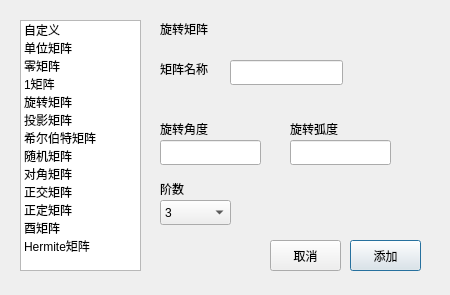
<?xml version="1.0" encoding="UTF-8"?>
<ui version="4.0">
 <class>AddMatrixDialog</class>
 <widget class="QDialog" name="AddMatrixDialog">
  <property name="geometry">
   <rect>
    <x>0</x>
    <y>0</y>
    <width>450</width>
    <height>295</height>
   </rect>
  </property>
  <property name="windowTitle">
   <string>AddMatrix</string>
  </property>
  <widget class="QListWidget" name="listWidget">
   <property name="geometry">
    <rect>
     <x>20</x>
     <y>20</y>
     <width>121</width>
     <height>251</height>
    </rect>
   </property>
   <item>
    <property name="text">
     <string>自定义</string>
    </property>
   </item>
   <item>
    <property name="text">
     <string>单位矩阵</string>
    </property>
   </item>
   <item>
    <property name="text">
     <string>零矩阵</string>
    </property>
   </item>
   <item>
    <property name="text">
     <string>1矩阵</string>
    </property>
   </item>
   <item>
    <property name="text">
     <string>旋转矩阵</string>
    </property>
   </item>
   <item>
    <property name="text">
     <string>投影矩阵</string>
    </property>
   </item>
   <item>
    <property name="text">
     <string>希尔伯特矩阵</string>
    </property>
   </item>
   <item>
    <property name="text">
     <string>随机矩阵</string>
    </property>
   </item>
   <item>
    <property name="text">
     <string>对角矩阵</string>
    </property>
   </item>
   <item>
    <property name="text">
     <string>正交矩阵</string>
    </property>
   </item>
   <item>
    <property name="text">
     <string>正定矩阵</string>
    </property>
   </item>
   <item>
    <property name="text">
     <string>酉矩阵</string>
    </property>
   </item>
   <item>
    <property name="text">
     <string>Hermite矩阵</string>
    </property>
   </item>
  </widget>
  <widget class="QStackedWidget" name="stackedWidget">
   <property name="geometry">
    <rect>
     <x>150</x>
     <y>20</y>
     <width>281</width>
     <height>251</height>
    </rect>
   </property>
   <property name="currentIndex">
    <number>1</number>
   </property>
   <widget class="QWidget" name="page">
    <widget class="QTextEdit" name="textEdit">
     <property name="geometry">
      <rect>
       <x>10</x>
       <y>20</y>
       <width>151</width>
       <height>141</height>
      </rect>
     </property>
    </widget>
   </widget>
   <widget class="QWidget" name="page_2">
    <widget class="QLabel" name="label">
     <property name="geometry">
      <rect>
       <x>10</x>
       <y>100</y>
       <width>67</width>
       <height>17</height>
      </rect>
     </property>
     <property name="text">
      <string>旋转角度</string>
     </property>
    </widget>
    <widget class="QLabel" name="label_2">
     <property name="geometry">
      <rect>
       <x>140</x>
       <y>100</y>
       <width>67</width>
       <height>17</height>
      </rect>
     </property>
     <property name="text">
      <string>旋转弧度</string>
     </property>
    </widget>
    <widget class="QLineEdit" name="lineEdit">
     <property name="geometry">
      <rect>
       <x>140</x>
       <y>120</y>
       <width>101</width>
       <height>25</height>
      </rect>
     </property>
    </widget>
    <widget class="QLineEdit" name="lineEdit_2">
     <property name="geometry">
      <rect>
       <x>10</x>
       <y>120</y>
       <width>101</width>
       <height>25</height>
      </rect>
     </property>
    </widget>
    <widget class="QLineEdit" name="lineEdit_3">
     <property name="geometry">
      <rect>
       <x>80</x>
       <y>40</y>
       <width>113</width>
       <height>25</height>
      </rect>
     </property>
     <property name="text">
      <string/>
     </property>
    </widget>
    <widget class="QLabel" name="label_3">
     <property name="geometry">
      <rect>
       <x>10</x>
       <y>40</y>
       <width>67</width>
       <height>17</height>
      </rect>
     </property>
     <property name="text">
      <string>矩阵名称</string>
     </property>
    </widget>
    <widget class="QLabel" name="label_4">
     <property name="geometry">
      <rect>
       <x>10</x>
       <y>160</y>
       <width>67</width>
       <height>17</height>
      </rect>
     </property>
     <property name="text">
      <string>阶数</string>
     </property>
    </widget>
    <widget class="QComboBox" name="comboBox">
     <property name="geometry">
      <rect>
       <x>10</x>
       <y>180</y>
       <width>71</width>
       <height>25</height>
      </rect>
     </property>
     <item>
      <property name="text">
       <string>3</string>
      </property>
     </item>
    </widget>
    <widget class="QPushButton" name="pushButton">
     <property name="geometry">
      <rect>
       <x>200</x>
       <y>220</y>
       <width>71</width>
       <height>31</height>
      </rect>
     </property>
     <property name="text">
      <string>添加</string>
     </property>
    </widget>
    <widget class="QPushButton" name="pushButton_2">
     <property name="geometry">
      <rect>
       <x>120</x>
       <y>220</y>
       <width>71</width>
       <height>31</height>
      </rect>
     </property>
     <property name="text">
      <string>取消</string>
     </property>
    </widget>
    <widget class="QLabel" name="label_5">
     <property name="geometry">
      <rect>
       <x>10</x>
       <y>0</y>
       <width>67</width>
       <height>17</height>
      </rect>
     </property>
     <property name="text">
      <string>旋转矩阵</string>
     </property>
    </widget>
   </widget>
  </widget>
 </widget>
 <resources/>
 <connections/>
</ui>
